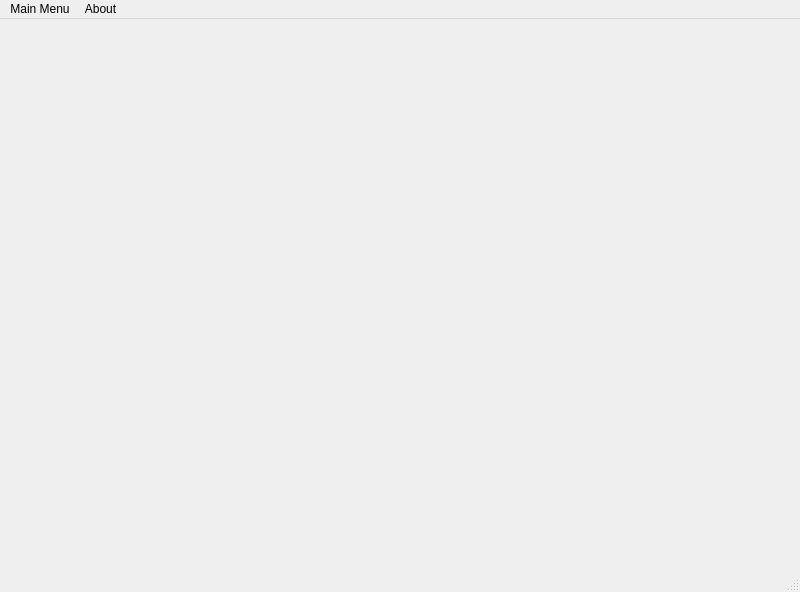
<?xml version="1.0" encoding="UTF-8"?>
<ui version="4.0">
 <class>AccessorApp</class>
 <widget class="QMainWindow" name="AccessorApp">
  <property name="geometry">
   <rect>
    <x>0</x>
    <y>0</y>
    <width>800</width>
    <height>592</height>
   </rect>
  </property>
  <property name="maximumSize">
   <size>
    <width>1600</width>
    <height>900</height>
   </size>
  </property>
  <property name="windowTitle">
   <string>AccessorApp</string>
  </property>
  <widget class="QWidget" name="centralwidget">
   <property name="maximumSize">
    <size>
     <width>800</width>
     <height>547</height>
    </size>
   </property>
  </widget>
  <widget class="QMenuBar" name="menubar">
   <property name="geometry">
    <rect>
     <x>0</x>
     <y>0</y>
     <width>800</width>
     <height>24</height>
    </rect>
   </property>
   <widget class="QMenu" name="menuMain_Menu">
    <property name="title">
     <string>Main Menu</string>
    </property>
    <addaction name="actionNew_Connection"/>
    <addaction name="separator"/>
    <addaction name="actionStart"/>
    <addaction name="actionStop"/>
    <addaction name="separator"/>
    <addaction name="actionExit"/>
   </widget>
   <widget class="QMenu" name="menuAbout">
    <property name="title">
     <string>About</string>
    </property>
    <addaction name="actionAbout_AccessorApp_2"/>
   </widget>
   <addaction name="menuMain_Menu"/>
   <addaction name="menuAbout"/>
  </widget>
  <widget class="QStatusBar" name="statusbar"/>
  <action name="actionAbout_AccessorApp">
   <property name="text">
    <string>About AccessorApp</string>
   </property>
  </action>
  <action name="actionHelp">
   <property name="text">
    <string>Help</string>
   </property>
  </action>
  <action name="actionNew_Connection">
   <property name="text">
    <string>New Connection</string>
   </property>
  </action>
  <action name="actionExit">
   <property name="text">
    <string>Exit</string>
   </property>
  </action>
  <action name="actionStart">
   <property name="text">
    <string>Start</string>
   </property>
  </action>
  <action name="actionStop">
   <property name="text">
    <string>Stop</string>
   </property>
  </action>
  <action name="actionFull_Screen">
   <property name="text">
    <string>Full Screen</string>
   </property>
  </action>
  <action name="actionDifferent_Window">
   <property name="text">
    <string>Different Window</string>
   </property>
  </action>
  <action name="actionAbout_AccessorApp_2">
   <property name="text">
    <string>About AccessorApp</string>
   </property>
  </action>
 </widget>
 <resources/>
 <connections/>
</ui>
